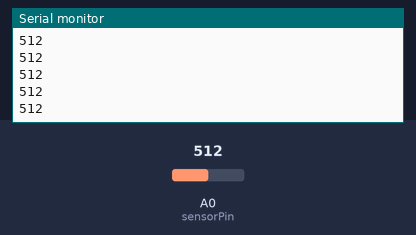
Bench run of a sketch on a simulated Arduino Uno, built with avr-gcc and run on an emulated ATmega328P. Shown: the last lines printed to the serial monitor. The test bench sets the inputs (shaded band); at power-on: A0 (sensorPin) = 512.

Above: at 1.2 s.
1.3 s: A0 (sensorPin) set to 716
At 2.0 s:
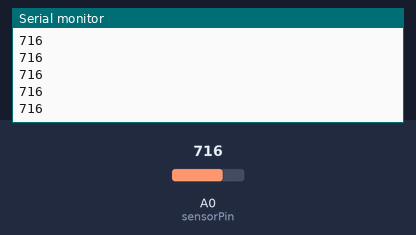
2.8 s: A0 (sensorPin) set to 900
At 3.4 s:
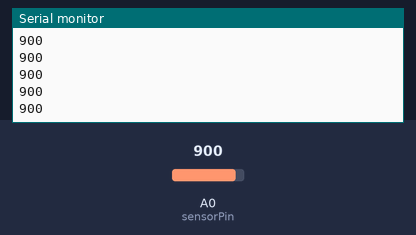
Timing chart, 0 to 5.8 s (numbered marks = the images above; inputs shaded):
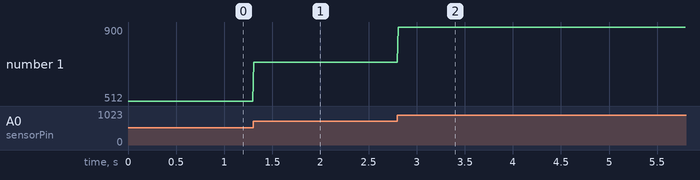

Measured:
- after the input at 1.3 s, the serial monitor: prints a new line at once (image 1)
- after the input at 2.8 s, the serial monitor: prints a new line at once (image 2)
- plotted number 1: 512 → 716 after the input at 1.3 s, 716 → 900 after the input at 2.8 s

The sketch:

spectrometer_minimal.ino
```cpp
// Define what pin we're reading into - you can change this, but remember the port
// in this code has to be the same port your breadboard is plugged into!
int sensorPin = A0;
int sensorValue = 0;

// This section runs once when we switch the Arduino on
void setup() {
  // Tell our serial port how fast to read data
  Serial.begin(9600);

  // Tell sensor pin to look for a signal
  pinMode(sensorPin, INPUT);
}

// This section runs over and over, forever.
void loop() {
  // Read the voltage at the sensor pin (probably A0, unless you've changed it!)
  sensorValue = analogRead(sensorPin);

  // Send the voltage at the sensor pin to the computer.
  Serial.println(sensorValue);
  delay(10);
}
```
